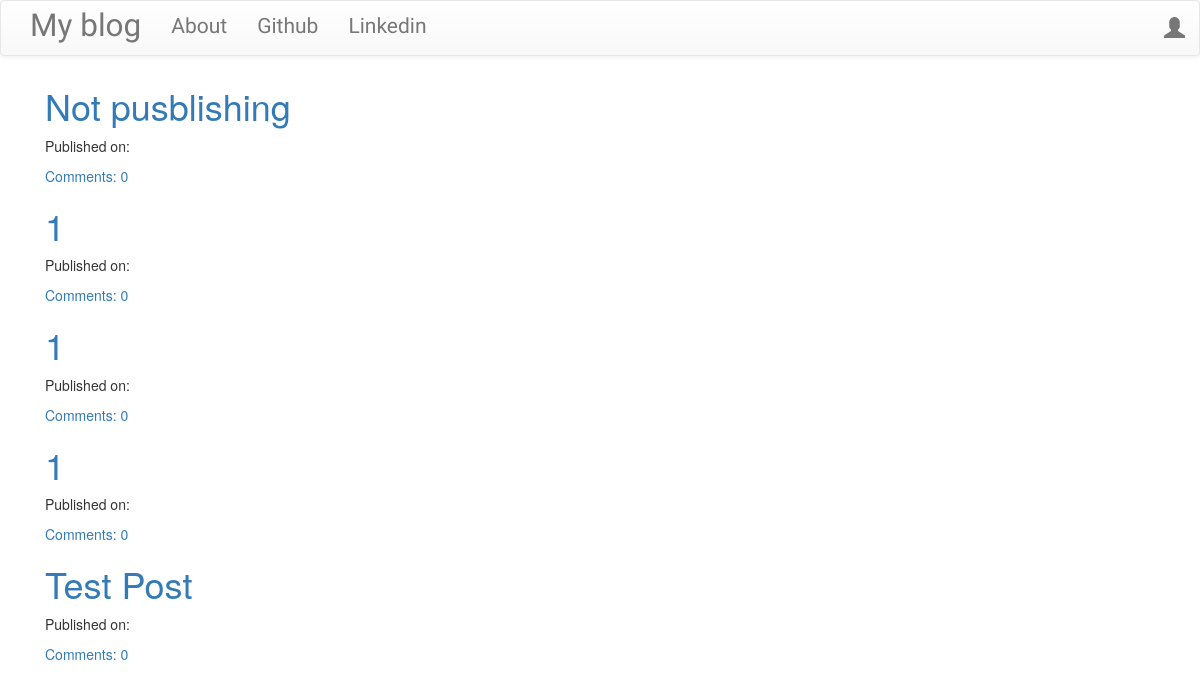
The app's page /, older data.
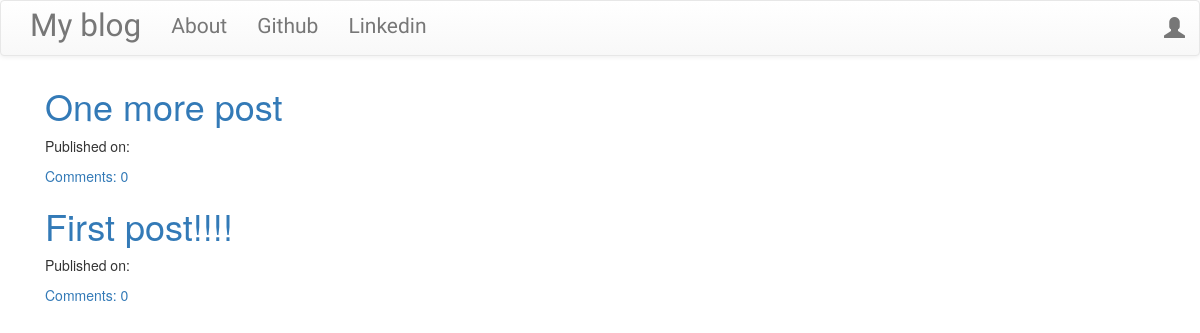
The same page, newer data.
### blog/models.py (models this page shows, shortened)
class Post(models.Model):
    author = models.ForeignKey('auth.User', on_delete=CASCADE)
    title = models.CharField(max_length=200)
    text = models.TextField()
    created_date = models.DateTimeField(default=timezone.now)
    published_date = models.DateTimeField(blank=True,null=True)
    def approve_comments(self):
        return self.comments.filter(approved_comment=True)

### blog/views.py (the view)
# urls.py: url(r'^$',views.PostListView.as_view(),name='post_list'),
class PostListView(ListView):
    model = Post
    def get_queryset(self):
        return Post.objects.filter(published_date__lte=timezone.now()).order_by('-published_date')

### blog/templates/blog/post_list.html
{% extends "blog/base.html" %}
{% block content %}
<div class="centerstage">
    {% for post in post_list %}
    <div class="post">
        <h1><a href="{% url 'post_detail' pk=post.pk %}">{{ post.title }}</a></h1>
        <div class="date">
            <p>Published on: {{post.published|date:"D M Y"}}</p>
        </div>
        <a href="{% url 'post_detail' pk=post.pk %}">Comments: {{post.approve_comments.count}}</a>
    </div>
    {% endfor %}
</div>
{% endblock %}

### blog/templates/blog/base.html (shortened to what this page needs)
<!DOCTYPE html>
{% load static %}
<html lang="en">
<head>
    <link rel="stylesheet" href="https://maxcdn.bootstrapcdn.com/bootstrap/3.3.7/css/bootstrap.min.css">
    <link rel="stylesheet" href="https://maxcdn.bootstrapcdn.com/bootstrap/3.3.7/css/bootstrap-theme.min.css">
    <link rel="stylesheet" href="//cdn.jsdelivr.net/npm/medium-editor@latest/dist/css/medium-editor.min.css" type="text/css" media="screen" charset="utf-8">
    <link rel="stylesheet" href="{% static 'css/blog.css' %}">
</head>
<body>
    <nav class="navbar navbar-default techfont custom-navbar">
        <div class="container">
            <ul class="nav navbar-nav">
                <li><a class="navbar-brand bigbrand" href="{% url 'post_list' %}">My blog</a></li>
                <li><a href="{% url 'about' %}">About</a></li>
                <li><a href ="https://www.github.com">Github</a></li>
                <li><a href ="https://www.linkedin.com">Linkedin</a></li>
            </ul>
            <ul class="nav navbar-nav navbar-right">
                {% if user.is_authenticated %}
                <li>
                    <a href="{% url 'post_new' %}">New Post</a>
                </li>
                <li>
                    <a href="{% url 'post_draft_list' %}">Drafts</a>
                </li>
                <li>
                    <a href="{% url 'logout' %}">Log out</a>
                </li>
                <li>
                    <a>Welcome: {{ user.username }}</a>
                </li>
                {% else %}
                <li>
                    <a class="nav navbar-right" href="{% url 'login' %}"><span class="glyphicon glyphicon-user"></span></a>
                </li>
                {% endif %}
            </ul>
        </div>
    </nav>
    <div class="content container">
        <div class="col-md-8">
            {% block content %}
            {% endblock %}
        </div>
    </div>
</body>
</html>

### blog/static/css/blog.css (style rules this page uses)
.techfont { font-family: 'Bona Nova', serif; font-size: 1.5em; margin-bottom: 10px; }
.bigbrand { font-size: 1.5em; }
.centerstage { margin-left: auto; margin-right: auto; }

Row changes from the older to the newer data that the page shows:
removed Post: title "Not pusblishing", approve_comments.count "0"
removed Post: title "1", approve_comments.count "0"
removed Post: title "1", approve_comments.count "0"
removed Post: title "1", approve_comments.count "0"
removed Post: title "Test Post", approve_comments.count "0"
added Post: title "One more post", approve_comments.count "0"
added Post: title "First post!!!!", approve_comments.count "0"
